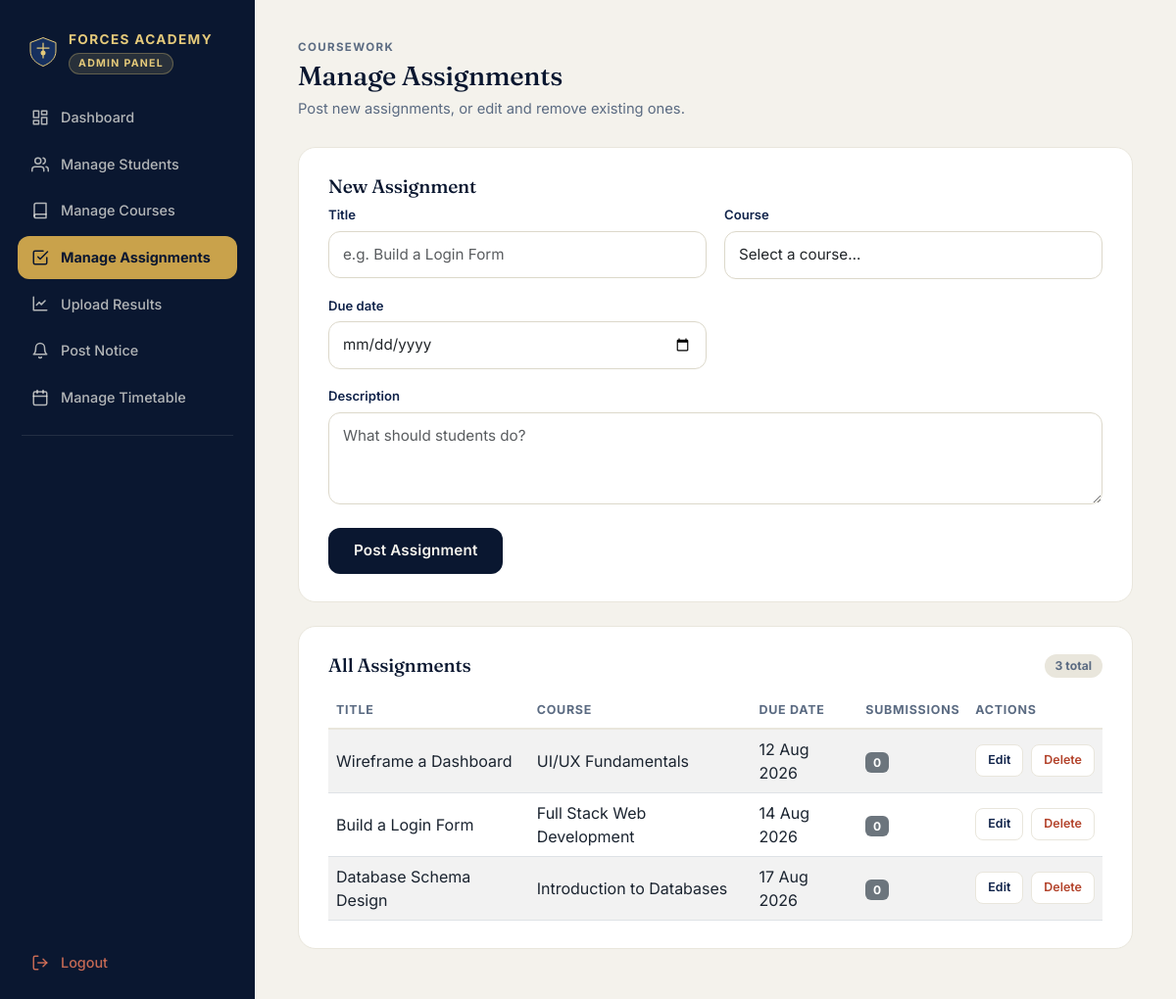
Page /admin/assignments.php (signed in) on the committed database.
### tables this page shows
CREATE TABLE IF NOT EXISTS assignments (
  id           INT(11) NOT NULL AUTO_INCREMENT,
  title        VARCHAR(200) NOT NULL,
  description  TEXT,
  course_id    INT(11) NOT NULL,
  due_date     DATE NOT NULL,
  created_at   TIMESTAMP NOT NULL DEFAULT CURRENT_TIMESTAMP,
  PRIMARY KEY (id),
  KEY course_id (course_id),
  CONSTRAINT fk_assignments_course
    FOREIGN KEY (course_id) REFERENCES courses (id)
    ON DELETE CASCADE
);

CREATE TABLE IF NOT EXISTS courses (
  id            INT(11) NOT NULL AUTO_INCREMENT,
  course_name   VARCHAR(100) NOT NULL,
  description   TEXT,
  teacher_name  VARCHAR(100) DEFAULT NULL,
  created_at    TIMESTAMP NOT NULL DEFAULT CURRENT_TIMESTAMP,
  PRIMARY KEY (id)
);

### admin/assignments.php (the view, shortened to what this page needs)
<?php
require_once '../config/db.php';
$editing = null;
$courses = [];
if ($result = mysqli_query($conn, "SELECT id, course_name FROM courses ORDER BY course_name ASC")) {
    while ($row = mysqli_fetch_assoc($result)) { $courses[] = $row; }
}
$assignments = [];
$sql = "SELECT a.id, a.title, a.description, a.due_date, c.course_name,
               (SELECT COUNT(*) FROM submissions s WHERE s.assignment_id = a.id) AS submission_count
        FROM assignments a
        LEFT JOIN courses c ON a.course_id = c.id
        ORDER BY a.due_date ASC";
if ($result = mysqli_query($conn, $sql)) {
    while ($row = mysqli_fetch_assoc($result)) { $assignments[] = $row; }
}
$active_page   = 'assignments';
$use_bootstrap = true;
?>
<!DOCTYPE html>
<html lang="en">
<head>
<?php include 'includes/head.php'; ?>
</head>
<body>
<div class="app-shell">
    <?php include 'includes/sidebar.php'; ?>
    <main class="main-content">
        <div class="page-head">
            <div>
                <p class="eyebrow">Coursework</p>
                <h1>Manage Assignments</h1>
                <p class="lede">Post new assignments, or edit and remove existing ones.</p>
            </div>
        </div>
        <?php if (empty($courses)): ?>
            <div class="empty-state">
                <div class="empty-icon">📚</div>
                <h3>Add a course first</h3>
                <p>Assignments belong to a course — add one from "Manage Courses" first.</p>
            </div>
        <?php else: ?>
            <div class="panel">
                <h3><?php echo $editing ? 'Edit Assignment' : 'New Assignment'; ?></h3>
                <form method="POST" action="assignments.php" data-guard novalidate>
                    <div class="admin-form-grid">
                        <div class="field">
                            <label for="title">Title</label>
                            <input class="form-control" type="text" id="title" name="title" placeholder="e.g. Build a Login Form"
                                   value="<?php echo htmlspecialchars($editing['title'] ?? ''); ?>" required>
                        </div>
                        <div class="field">
                            <label for="course_id">Course</label>
                            <select class="form-control" id="course_id" name="course_id" required>
                                <option value="">Select a course…</option>
                            </select>
                        </div>
                        <div class="field">
                            <label for="due_date">Due date</label>
                            <input class="form-control" type="date" id="due_date" name="due_date"
                                   value="<?php echo htmlspecialchars($editing['due_date'] ?? ''); ?>" required>
                        </div>
                        <div class="field full">
                            <label for="description">Description</label>
                            <textarea class="form-control" id="description" name="description" rows="3" placeholder="What should students do?"><?php echo htmlspecialchars($editing['description'] ?? ''); ?></textarea>
                        </div>
                    </div>
                    <div class="admin-form-actions">
                        <button type="submit" name="save_assignment" value="1" class="btn-academy" data-loading-text="Saving...">
                            <?php echo $editing ? 'Update Assignment' : 'Post Assignment'; ?>
                        </button>
                    </div>
                </form>
            </div>
        <?php endif; ?>
        <div class="panel">
            <div class="panel-head">
                <h3>All Assignments</h3>
                <span class="count-tag"><?php echo count($assignments); ?> total</span>
            </div>
            <?php if (empty($assignments)): ?>
                <p class="muted">No assignments posted yet.</p>
            <?php else: ?>
                <div class="table-responsive">
                    <table class="table table-striped table-hover align-middle mb-0">
                        <thead>
                            <tr><th>Title</th><th>Course</th><th>Due Date</th><th>Submissions</th><th>Actions</th></tr>
                        </thead>
                        <tbody>
                            <?php foreach ($assignments as $a): ?>
                                <tr>
                                    <td><?php echo htmlspecialchars($a['title']); ?></td>
                                    <td><?php echo htmlspecialchars($a['course_name'] ?: '—'); ?></td>
                                    <td><?php echo htmlspecialchars(date('d M Y', strtotime($a['due_date']))); ?></td>
                                    <td><span class="badge bg-secondary"><?php echo (int) $a['submission_count']; ?></span></td>
                                    <td>
                                        <div class="action-btns">
                                            <a class="btn-action" href="assignments.php?edit=<?php echo (int) $a['id']; ?>">Edit</a>
                                            <button type="button" class="btn-action danger" data-bs-toggle="modal" data-bs-target="#deleteAssignment<?php echo (int) $a['id']; ?>">Delete</button>
                                        </div>
                                    </td>
                                </tr>
                            <?php endforeach; ?>
                        </tbody>
                    </table>
                </div>
            <?php endif; ?>
        </div>
    </main>
</div>
</body>
</html>

### admin/includes/head.php (shortened to what this page needs)
<?php if (!empty($use_bootstrap)): ?>
<link href="https://cdn.jsdelivr.net/npm/bootstrap@5.3.3/dist/css/bootstrap.min.css" rel="stylesheet">
<?php endif; ?>
<link rel="stylesheet" href="../css/style.css">

### admin/includes/sidebar.php (shortened to what this page needs)
<?php
if (!function_exists('nav_active')) {
    function nav_active($page, $active_page) {
        return $page === $active_page ? ' active' : '';
    }
}
?>
<aside class="sidebar">
    <div class="brand-row">
        <span class="crest" aria-hidden="true" style="width:32px;height:32px;">
        </span>
        <div>
            <p class="brand-name">Forces Academy</p>
            <p class="admin-tag">Admin Panel</p>
        </div>
    </div>
    <nav>
        <a href="dashboard.php" class="nav-link<?php echo nav_active('dashboard', $active_page); ?>">
            <span class="nav-icon">
                <svg width="18" height="18" viewBox="0 0 24 24" fill="none" stroke="currentColor" stroke-width="2" stroke-linecap="round" stroke-linejoin="round"><rect x="3" y="3" width="7" height="9"/><rect x="14" y="3" width="7" height="5"/><rect x="14" y="12" width="7" height="9"/><rect x="3" y="16" width="7" height="5"/></svg>
            </span>
            Dashboard
        </a>
        <a href="students.php" class="nav-link<?php echo nav_active('students', $active_page); ?>">
            <span class="nav-icon">
                <svg width="18" height="18" viewBox="0 0 24 24" fill="none" stroke="currentColor" stroke-width="2" stroke-linecap="round" stroke-linejoin="round"><path d="M17 21v-2a4 4 0 0 0-4-4H5a4 4 0 0 0-4 4v2"/><circle cx="9" cy="7" r="4"/><path d="M23 21v-2a4 4 0 0 0-3-3.87"/><path d="M16 3.13a4 4 0 0 1 0 7.75"/></svg>
            </span>
            Manage Students
        </a>
        <a href="courses.php" class="nav-link<?php echo nav_active('courses', $active_page); ?>">
            <span class="nav-icon">
                <svg width="18" height="18" viewBox="0 0 24 24" fill="none" stroke="currentColor" stroke-width="2" stroke-linecap="round" stroke-linejoin="round"><path d="M4 19.5A2.5 2.5 0 0 1 6.5 17H20"/><path d="M6.5 2H20v20H6.5A2.5 2.5 0 0 1 4 19.5v-15A2.5 2.5 0 0 1 6.5 2z"/></svg>
            </span>
            Manage Courses
        </a>
        <a href="assignments.php" class="nav-link<?php echo nav_active('assignments', $active_page); ?>">
            <span class="nav-icon">
                <svg width="18" height="18" viewBox="0 0 24 24" fill="none" stroke="currentColor" stroke-width="2" stroke-linecap="round" stroke-linejoin="round"><path d="M9 11l3 3L22 4"/><path d="M21 12v7a2 2 0 0 1-2 2H5a2 2 0 0 1-2-2V5a2 2 0 0 1 2-2h11"/></svg>
            </span>
            Manage Assignments
        </a>
        <a href="results.php" class="nav-link<?php echo nav_active('results', $active_page); ?>">
            <span class="nav-icon">
                <svg width="18" height="18" viewBox="0 0 24 24" fill="none" stroke="currentColor" stroke-width="2" stroke-linecap="round" stroke-linejoin="round"><path d="M3 3v18h18"/><path d="M18.7 8l-5.1 5.2-3-3L7 14"/></svg>
            </span>
            Upload Results
        </a>
        <a href="notices.php" class="nav-link<?php echo nav_active('notices', $active_page); ?>">
            <span class="nav-icon">
                <svg width="18" height="18" viewBox="0 0 24 24" fill="none" stroke="currentColor" stroke-width="2" stroke-linecap="round" stroke-linejoin="round"><path d="M18 8A6 6 0 0 0 6 8c0 7-3 9-3 9h18s-3-2-3-9"/><path d="M13.73 21a2 2 0 0 1-3.46 0"/></svg>
            </span>
            Post Notice
        </a>
        <a href="timetable.php" class="nav-link<?php echo nav_active('timetable', $active_page); ?>">
            <span class="nav-icon">
                <svg width="18" height="18" viewBox="0 0 24 24" fill="none" stroke="currentColor" stroke-width="2" stroke-linecap="round" stroke-linejoin="round"><rect x="3" y="4" width="18" height="18" rx="2"/><line x1="16" y1="2" x2="16" y2="6"/><line x1="8" y1="2" x2="8" y2="6"/><line x1="3" y1="10" x2="21" y2="10"/></svg>
            </span>
            Manage Timetable
        </a>
        <div class="nav-divider"></div>
        <a href="logout.php" class="nav-link logout-link">
            <span class="nav-icon">
                <svg width="18" height="18" viewBox="0 0 24 24" fill="none" stroke="currentColor" stroke-width="2" stroke-linecap="round" stroke-linejoin="round"><path d="M9 21H5a2 2 0 0 1-2-2V5a2 2 0 0 1 2-2h4"/><polyline points="16 17 21 12 16 7"/><line x1="21" y1="12" x2="9" y2="12"/></svg>
            </span>
            Logout
        </a>
    </nav>
</aside>

### rows in the picture
assignments: title "Wireframe a Dashboard", course.course_name "UI/UX Fundamentals", due_date "12 Aug 2026", submission_count "0"
assignments: title "Build a Login Form", course.course_name "Full Stack Web Development", due_date "14 Aug 2026", submission_count "0"
assignments: title "Database Schema Design", course.course_name "Introduction to Databases", due_date "17 Aug 2026", submission_count "0"

### other values in the picture
count($assignments) "3"
